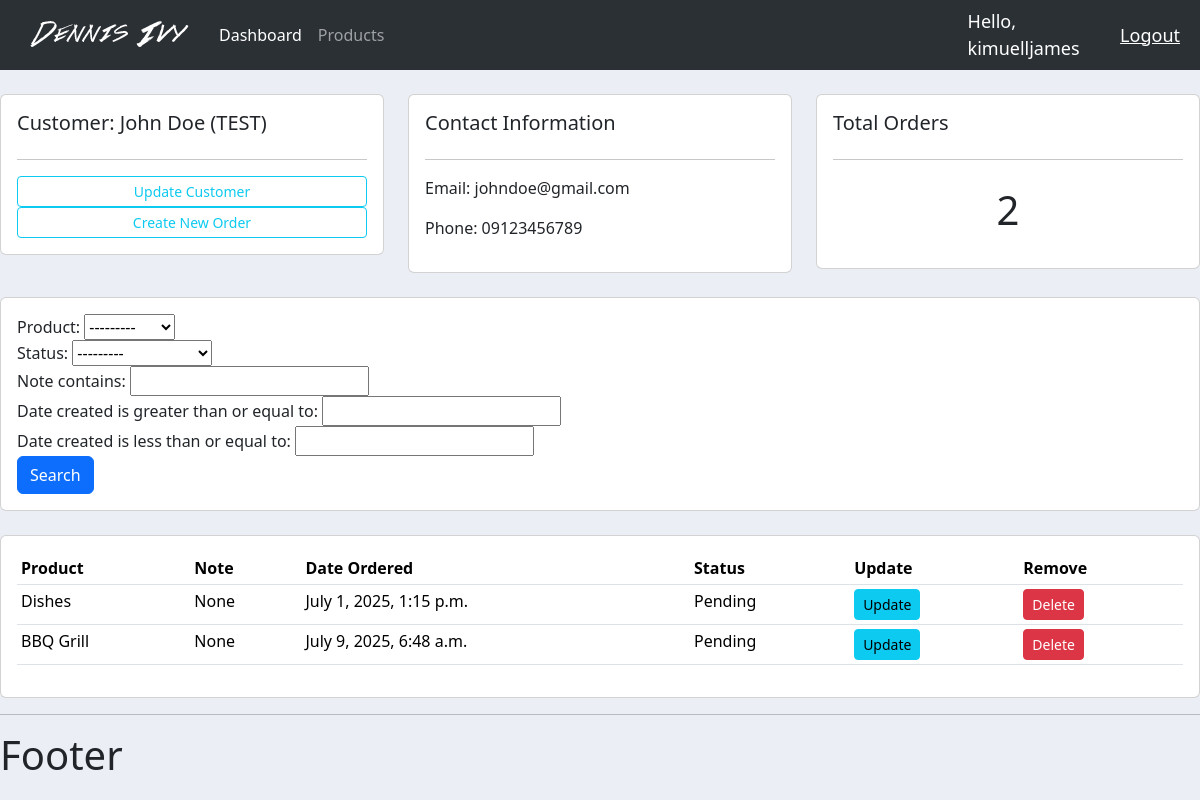
The app's page /customer/1/ (signed in) with its own data.
### accounts/models.py (models this page shows, shortened)
class Customer(models.Model):
    user = models.OneToOneField(User, null=True, blank=True, on_delete=models.CASCADE)
    name = models.CharField(max_length=255, null=True)
    phone = models.CharField(max_length=255, null=True)
    email = models.CharField(max_length=255, null=True)
    profile_pic = models.ImageField(default="profile1.png", null=True, blank=True)
    date_created = models.DateTimeField(auto_now_add=True)

class Order(models.Model):
    STATUS = (
        ('Pending', 'Pending'),
        ('Out for delivery', 'Out for delivery'),
        ('Delivered', 'Delivered'),
    )
    customer = models.ForeignKey(Customer, null=True, on_delete=models.SET_NULL)
    product = models.ForeignKey(Product, null=True, on_delete=models.SET_NULL)
    date_created = models.DateTimeField(auto_now_add=True)
    status = models.CharField(max_length=255, null=True, choices=STATUS)
    note = models.CharField(max_length=1000, null=True)

class Product(models.Model):
    CATEGORY = (
        ('Indoor', 'Indoor'),
        ('Outdoor', 'Outdoor'),
    )
    name = models.CharField(max_length=255, null=True)
    price = models.FloatField(null=True)
    category = models.CharField(max_length=255, null=True, choices=CATEGORY)
    description = models.CharField(max_length=255, null=True, blank=True)
    date_created = models.DateTimeField(auto_now_add=True)
    tag = models.ManyToManyField(Tag)
    def __str__(self):
        return self.name

### accounts/decorators.py (the view)
        def wrapper_func(request, *args, **kwargs):
            group = None
            if request.user.groups.exists():
                group = request.user.groups.all()[0].name
            if group in allowed_roles:
                return view_func(request, *args, **kwargs)
            else:
                return HttpResponse('You are not authorized to view this page.')

### accounts/views.py (called while the page is built)
@login_required(login_url='login')
@allowed_users(allowed_roles=['admin'])
def customer(request, pk):
    customer = Customer.objects.get(id=pk)
    orders = customer.order_set.all()
    order_count = orders.count()
    myFilter = OrderFilter(request.GET, queryset=orders)
    orders = myFilter.qs
    context = {'customer':customer, 'orders':orders, 'order_count':order_count, 'myFilter':myFilter}
    return render(request, 'accounts/customer.html', context)

### accounts/templates/accounts/customer.html
{% extends 'accounts/main.html' %}
{% block content %}
<br>
<div class="row">
    <div class="col-md">
        <div class="card card-body">
            <h5>Customer: {{customer.name}}</h5>
            <hr>
            <a class="btn btn-outline-info  btn-sm btn-block" href="">Update Customer</a>
            <a class="btn btn-outline-info  btn-sm btn-block" href="{% url 'create_order' customer.id %}">Create New
                Order</a>
        </div>
    </div>
    <div class="col-md">
        <div class="card card-body">
            <h5>Contact Information</h5>
            <hr>
            <p>Email: {{ customer.email }}</p>
            <p>Phone: {{ customer.phone }}</p>
        </div>
    </div>
    <div class="col-md">
        <div class="card card-body">
            <h5>Total Orders</h5>
            <hr>
            <h1 style="text-align: center;padding: 10px">{{ order_count }}</h1>
        </div>
    </div>
</div>
<br>
<div class="row">
    <div class="col">
        <div class="card card-body">
            <form method="get">
                {{ myFilter.form }}
                <button class="btn btn-primary" type="submit">Search</button>
            </form>
        </div>
    </div>
</div>
<br>
<div class="row">
    <div class="col-md">
        <div class="card card-body">
            <table class="table table-sm">
                <tr>
                    <th>Product</th>
                    <th>Note</th>
                    <th>Date Ordered</th>
                    <th>Status</th>
                    <th>Update</th>
                    <th>Remove</th>
                </tr>
                {% for order in orders %}
                <tr>
                    <td>{{ order.product }}</td>
                    <td>{{ order.note }}</td>
                    <td>{{ order.date_created }}</td>
                    <td>{{ order.status }}</td>
                    <td><a href="{% url 'update_order' order.id %}" class="btn btn-sm btn-info">Update</a></td>
                    <td><a href="{% url 'delete_order' order.id %}" class="btn btn-sm btn-danger">Delete</a></td>
                </tr>
                {% endfor%}
            </table>
        </div>
    </div>
</div>
{% endblock %}

### accounts/templates/accounts/navbar.html (shortened to what this page needs)
{% load static %}
<nav class="navbar navbar-expand-lg bg-body-tertiary" data-bs-theme="dark">
    <div class="container-fluid">
        <img src="{% static '/images/logo.png' %}" alt="">
        <div class="collapse navbar-collapse" id="navbarNav">
            <ul class="navbar-nav">
                {% if request.user.is_staff %}
                <li class="nav-item">
                    <a class="nav-link active" aria-current="page" href="{% url 'home' %}">Dashboard</a>
                </li>
                <li class="nav-item">
                    <a class="nav-link" href="{% url 'products' %}">Products</a>
                </li>
                {% else %}
                <li class="nav-item">
                    <a class="nav-link" href="{% url 'account' %}">Settings</a>
                </li>
                {% endif %}
            </ul>
        </div>
    </div>
    <span class="hello-user">Hello, {{request.user}}</span>
    <span><a class="hello-user" href="{% url 'logout' %}">Logout</a></span>
</nav>

### static/css/main.css (style rules this page uses)
body { background-color: #ebeff5; }

### accounts/templates/accounts/navbar.html (style rules this page uses)
.hello-user { font-size: 18px; color: #fff; margin-right: 20px; }

### records on screen
Customer: name "John Doe (TEST)", email "johndoe@gmail.com", phone "09123456789"
Order: product "Dishes", note "None", date_created "July 1, 2025, 1:15 p.m.", status "Pending"
Order: product "BBQ Grill", note "None", date_created "July 9, 2025, 6:48 a.m.", status "Pending"

### other values on screen
{{ request.user }} "kimuelljames"
{{ order_count }} "2"
